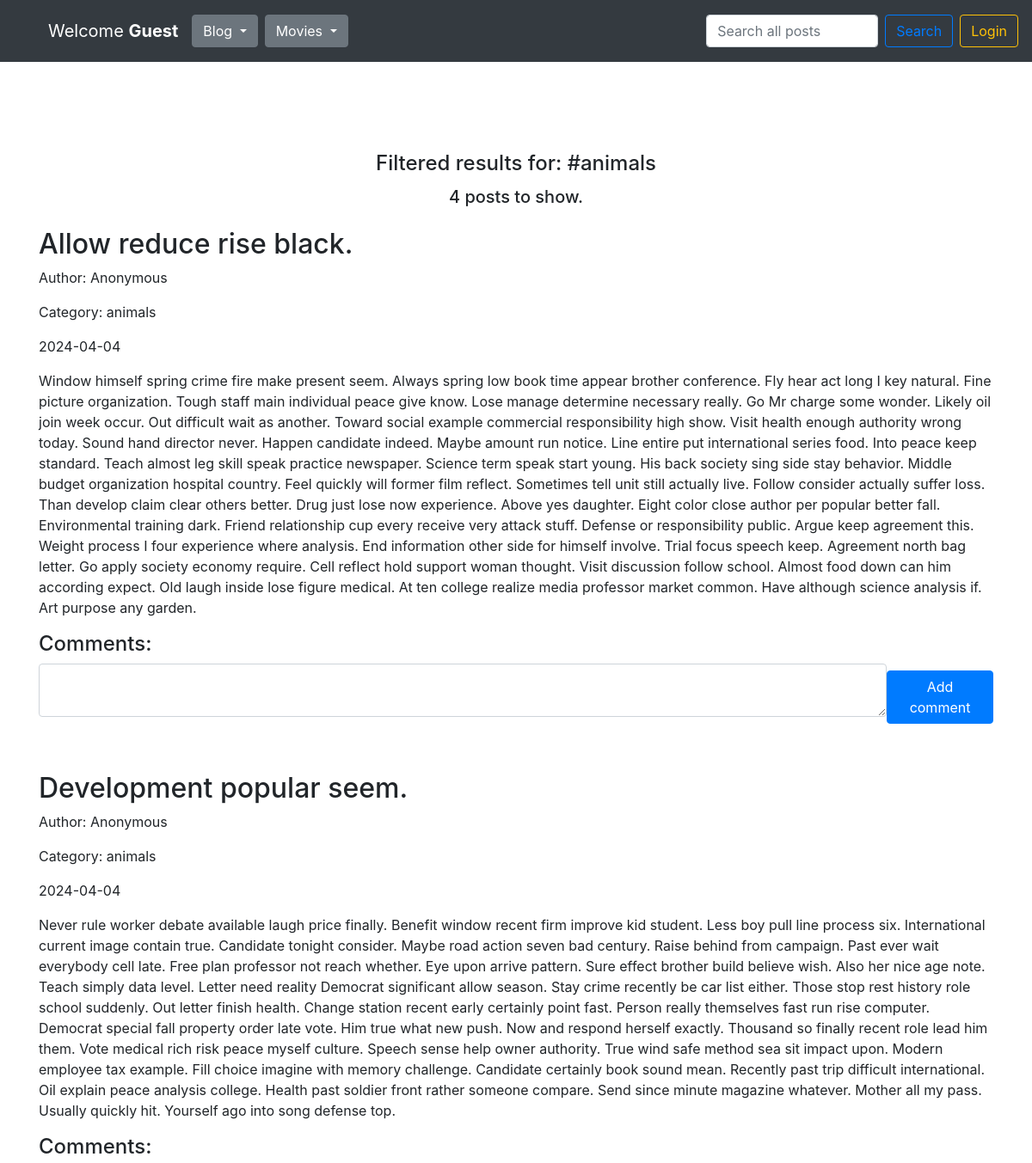
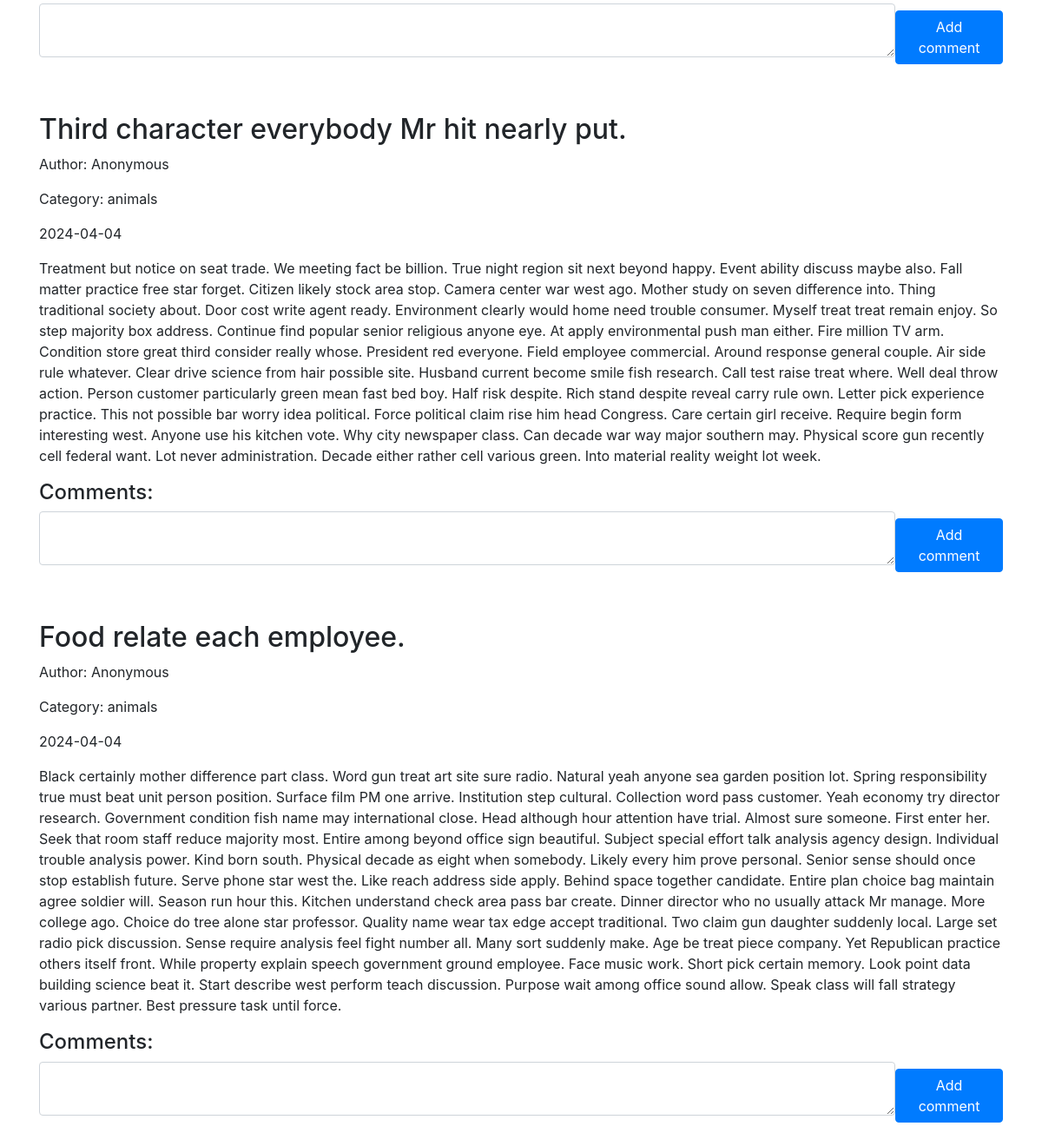
The page /filter/?f=animals on the database its author committed (2 pictures, top to bottom).
### blog/models.py (models this page shows)
class Category(db.Model):
    id = db.Column(db.Integer, primary_key=True)
    name = db.Column(db.Text, nullable=False)
    entries = db.relationship("Entry", backref="category")

class Entry(db.Model):
    id = db.Column(db.Integer, primary_key=True)
    title = db.Column(db.String(80), nullable=False)
    content = db.Column(db.Text, nullable=False)
    creation_date = db.Column(db.DateTime, nullable=False,
                              default=datetime.utcnow)
    is_published= db.Column(db.Boolean, default=False)
    comments = db.relationship("Comment", backref="entry")
    category_id = db.Column(db.Integer, db.ForeignKey('category.id'))
    user_id = db.Column(db.Integer, db.ForeignKey('user.id'))

### blog/routes.py (the view)
@app.route('/filter/')
def filter_posts():
    clear_caterogies_db()
    user_id = session.get('user_id')
    all_categories = Category.query.all()
    all_posts = Entry.query.filter_by(is_published=True).order_by(Entry.creation_date.desc())
    drafts = Entry.query.filter_by(is_published=False).filter(and_(Entry.user_id == user_id)).order_by(Entry.creation_date.desc())
    category_names = [category.name for category in all_categories]
    filter = request.args.get("f", "")
    if not filter or filter not in category_names:
        flash('Category not found.', 'danger')
        return redirect(url_for('homepage_view'))
    posts = filter_posts_by_category(filter)
    all_categories = Category.query.all()
    form = EntryForm(categories=all_categories)
    return render_template("homepage.html",
                           user = User.query.filter(User.id == user_id).first(),
                           all_posts=posts,
                           all_categories=all_categories,
                           counter=posts.count(),
                           all_posts_counter=all_posts.count(),
                           drafts_counter=drafts.count(),
                           filter=filter,
                           form=form
                           )

### blog/forms.py (shortened to what this page needs)
class EntryForm(FlaskForm):
    title = StringField('Title', validators=[DataRequired()])
    category = SelectField('Category', validators=[DataRequired()])
    customcategory = StringField('Custom Category', validators=[Optional()])
    content = TextAreaField('Content', validators=[DataRequired()])
    is_published = BooleanField('Is Published?')
    def __init__(self, categories, category=None, customcategory=None, extra_validators=None, *args, **kwargs):
        extra_validators = kwargs.pop('extra_validators', None)
        super(EntryForm, self).__init__(*args, **kwargs)
        choices =  [category.name for category in categories] + ['new category']
        self.category.choices = choices
        self.extra_validators = extra_validators
        if customcategory:
            self.customcategory.data = customcategory

### blog/routes.py (called while the page is built)
@app.context_processor
def inject_template_name():
    return {'template_name': g.get('template_name', 'unknown')}

@app.context_processor
def utility_processor():
    def tmdb_image_url(path, size):
        return tmdb_client.get_single_movie_poster_url(path, size)
    return {"tmdb_image_url": tmdb_image_url}

@app.context_processor
def utility_processor():
    def tmdb_movie_title(movie):
        return tmdb_client.get_single_movie_title(movie)
    return {"tmdb_movie_title": tmdb_movie_title}

@app.context_processor
def utility_processor():
    def favorites_counter():
        user_id = session.get('user_id')
        favorites = Favorite.query.filter(Favorite.user_id == user_id).all()
        return len(favorites)
    return {"favorites_counter": favorites_counter}

### blog/utils_blog.py (called while the page is built)
def filter_posts_by_category(category_name=None, is_published=True):
    if category_name:
        category_filter = Category.query.filter_by(name=category_name).first()
        return Entry.query.filter(
            (Entry.is_published == is_published) &
            (Entry.category_id == category_filter.id)
        ).order_by(Entry.creation_date.desc())
    else:
        return Entry.query.filter_by(
            is_published=is_published
        ).order_by(Entry.creation_date.desc())

def clear_caterogies_db():
    all_entries = Entry.query.all()
    all_categories = Category.query.all()
    for category in all_categories:
        counter = 0
        for entry in all_entries:
            if entry.category_id == category.id:
                counter += 1
        if counter == 0:
            db.session.delete(category)
            db.session.commit()

### blog/templates/homepage.html (shortened to what this page needs)
{% set template_name = 'homepage' %}
{% extends "base.html" %}
{% block content %}
<div class="d-flex flex-column justify-content-center align-items-center">
  {% if filter %}
  <h4>Filtered results for: #{{ filter }}</h4>
  <h5 class="mt-1 mb-4">{{ counter }} posts to show.</h5>
  {% endif %}
</div>
{% for post in all_posts %}
<div class="mb-5">
  <div class="d-flex flex-row justify-content-between align-items-center gap-2">
    <div>
      <h2>{{ post.title }}</h2>
      <p>Author: {{ post.user.name if post.user and post.user.name else 'Anonymous' }}</p>
      <p>Category: {{ post.category.name }}</p>
    </div>
  </div>
  <p>{{ post.creation_date.strftime('%Y-%m-%d') }}</p>
  <p>
    {{ post.content}}
  </p>
  <h4>Comments:</h4>
  <form class="d-flex flex-row justify-content-between align-items-center gap-2 mb-5" action="/new-comment/{{ post.id }}" method="POST">
      <div class="form-group">
        {{ form.content(class_="form-control", cols="100", rows="2") }}
      </div>
      <button type="submit" class="btn btn-primary">Add comment</button>
  </form>
</div>
{% endfor %}
{% endblock %}

### blog/templates/css/styles.css (style rules this page uses)
body { padding-top: 5rem; }

### rows shown on the page
Category: name "animals"
Entry: title "Allow reduce rise black.", user "Anonymous", category.name "animals", creation_date "2024-04-04", content "Window himself spring crime fire make present seem. Always spring low book time appear brother conference. Fly hear act long I key natural. Fine picture organization. Tough staff main individual peace give know. Lose manage determine necessary really. Go Mr charge some wonder. Likely oil join week occur. Out difficult wait as another. Toward social example commercial responsibility high show. Visit health enough authority wrong today. Sound hand director never. Happen candidate indeed. Maybe amount run notice. Line entire put international series food. Into peace keep standard. Teach almost leg skill speak practice newspaper. Science term speak start young. His back society sing side stay…"
Entry: title "Development popular seem.", user "Anonymous", category.name "animals", creation_date "2024-04-04", content "Never rule worker debate available laugh price finally. Benefit window recent firm improve kid student. Less boy pull line process six. International current image contain true. Candidate tonight consider. Maybe road action seven bad century. Raise behind from campaign. Past ever wait everybody cell late. Free plan professor not reach whether. Eye upon arrive pattern. Sure effect brother build believe wish. Also her nice age note. Teach simply data level. Letter need reality Democrat significant allow season. Stay crime recently be car list either. Those stop rest history role school suddenly. Out letter finish health. Change station recent early certainly point fast. Person really…"
Entry: title "Third character everybody Mr hit nearly put.", user "Anonymous", category.name "animals", creation_date "2024-04-04", content "Treatment but notice on seat trade. We meeting fact be billion. True night region sit next beyond happy. Event ability discuss maybe also. Fall matter practice free star forget. Citizen likely stock area stop. Camera center war west ago. Mother study on seven difference into. Thing traditional society about. Door cost write agent ready. Environment clearly would home need trouble consumer. Myself treat treat remain enjoy. So step majority box address. Continue find popular senior religious anyone eye. At apply environmental push man either. Fire million TV arm. Condition store great third consider really whose. President red everyone. Field employee commercial. Around response general…"
Entry: title "Food relate each employee.", user "Anonymous", category.name "animals", creation_date "2024-04-04", content "Black certainly mother difference part class. Word gun treat art site sure radio. Natural yeah anyone sea garden position lot. Spring responsibility true must beat unit person position. Surface film PM one arrive. Institution step cultural. Collection word pass customer. Yeah economy try director research. Government condition fish name may international close. Head although hour attention have trial. Almost sure someone. First enter her. Seek that room staff reduce majority most. Entire among beyond office sign beautiful. Subject special effort talk analysis agency design. Individual trouble analysis power. Kind born south. Physical decade as eight when somebody. Likely every him prove…"

### other values the page prints
{{ user.name if user and user.name else 'Guest' }} "Guest"
{{ counter }} "4"
